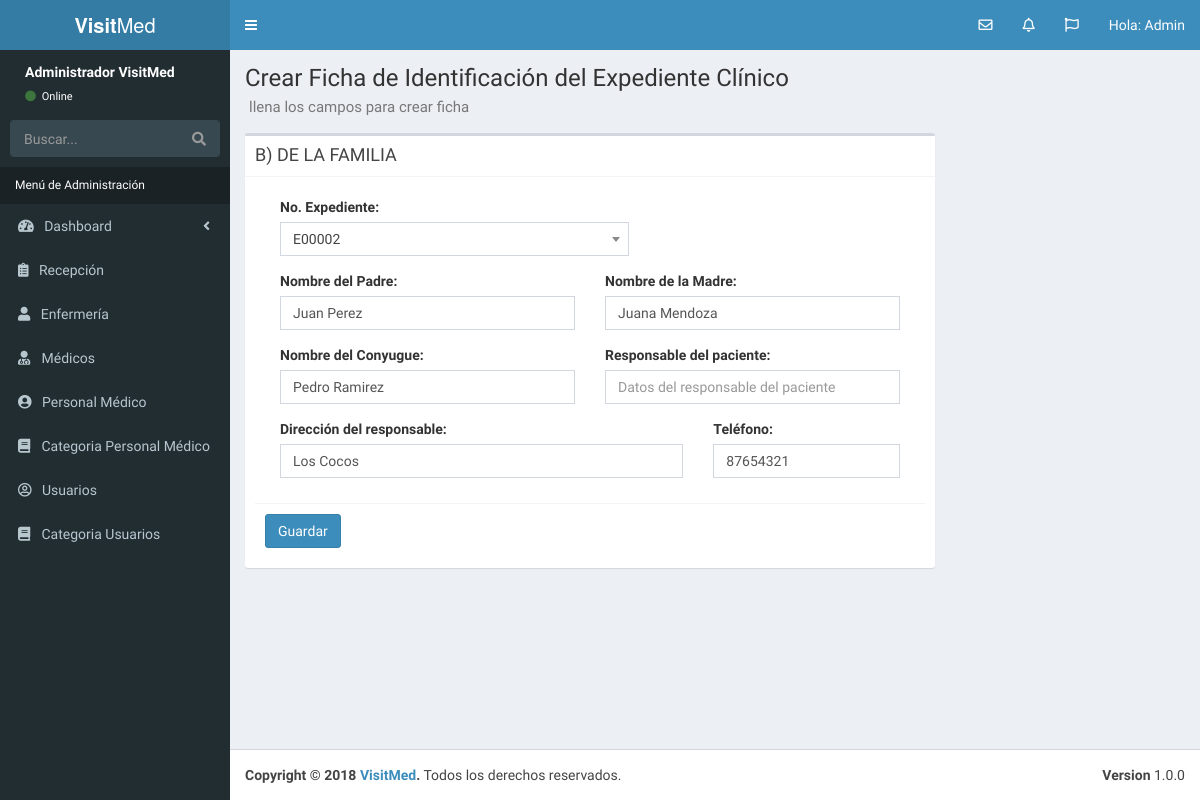
Page /editar_ficha_familia.php?id=1 (signed in) on the earlier database version.
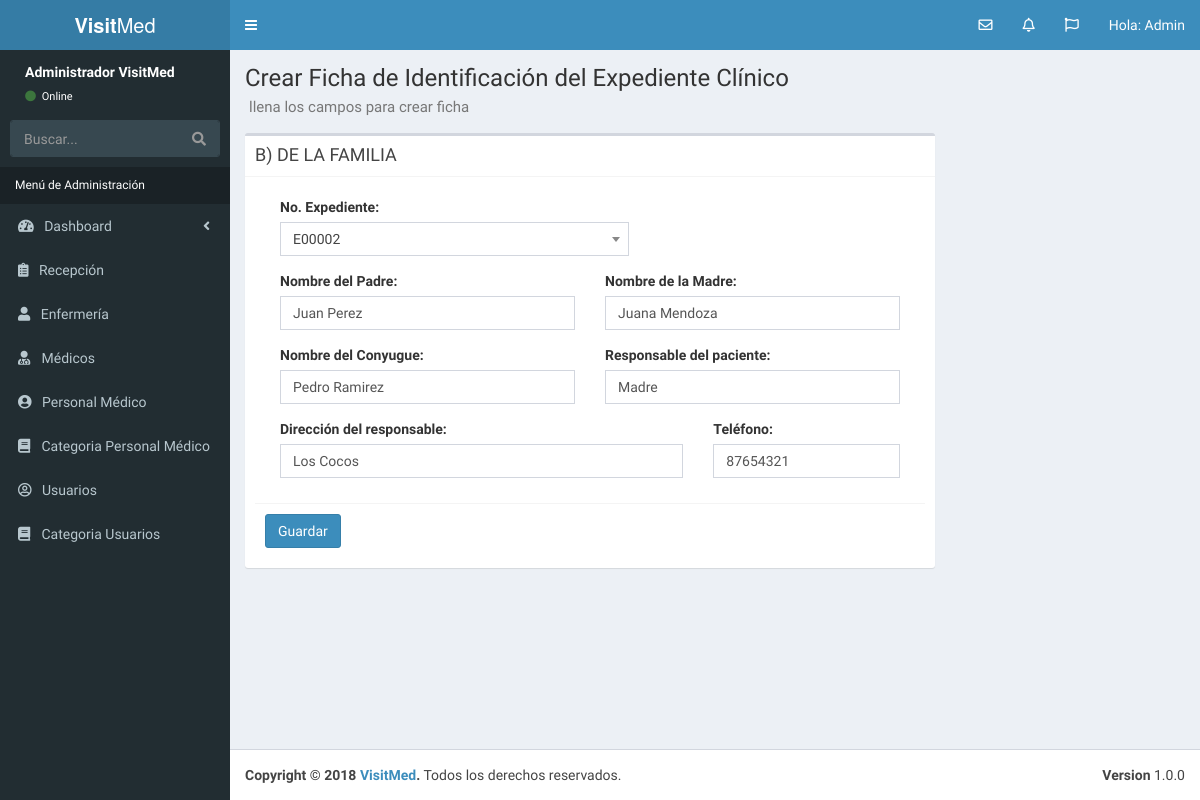
Same page on the later database version.
### tables this page shows
CREATE TABLE `datos_familia_paciente` (
  `id_familia_paciente` int(10) NOT NULL,
  `numero_paciente_fam` int(10) NOT NULL,
  `nombre_padre` varchar(120) NOT NULL,
  `nombre_madre` varchar(120) NOT NULL,
  `nombre_conyugue` varchar(120) NOT NULL,
  `responsable_paciente` varchar(120) NOT NULL,
  `direccion_responsable` text NOT NULL,
  `telefono_responsable` int(20) NOT NULL,
  `editado` datetime NOT NULL
);

### editar_ficha_familia.php (the view, shortened to what this page needs)
<?php
    $id = $_GET['id'];
    if(!filter_var($id, FILTER_VALIDATE_INT)):
    die("Error");
    else:
    include_once 'funciones/funciones.php';
    include_once 'templates/header.php';
    include_once 'templates/barra.php';
    include_once 'templates/navegacion.php';
?>
<div class="content-wrapper">
    <section class="content-header">
      <h1>
        Crear Ficha de Identificación del Expediente Clínico <br>
        <small>llena los campos para crear ficha</small>
      </h1>
    </section>
    <div class="row">
      <div class="col-md-9">
            <section class="content">
                    <div class="box">
                        <div class="box-header with-border">
                                <h3 class="box-title">B) DE LA FAMILIA</h3>
                        </div>
                    <div class="box-body">
                            <?php
                                $sql = "SELECT * FROM datos_familia_paciente WHERE  id_familia_paciente = $id";
                                $resultado = $conn->query($sql);
                                $ficha_familia = $resultado->fetch_assoc();
                            ?>
                                <form  role="form" name="guardar-registro" id="guardar-registro" method="post" action="modelo_ficha_familia.php">
                                <div class="box-body">
                                        <div class="form-group col-md-7">
                                                <label for="numero_expediente">No. Expediente:</label>
                                        </div>
                                        <div class="form-group col-md-5">
                                        </div>
                                        <div class="form-group col-md-6">
                                                <label for="nombre_padre">Nombre del Padre:</label>
                                                <input type="text" class="form-control" id="nombre_padre" name="nombre_padre" placeholder="Nombre Completo del Padre" value="<?php echo $ficha_familia['nombre_padre']; ?>">
                                        </div>
                                        <div class="form-group col-md-6">
                                                <label for="nombre_madre">Nombre de la Madre:</label>
                                                <input type="text" class="form-control" id="nombre_madre" name="nombre_madre" placeholder="Nombre Completo de la Madre" value="<?php echo $ficha_familia['nombre_madre']; ?>">
                                        </div>
                                        <div class="form-group col-md-6">
                                                <label for="nombre_conyugue">Nombre del Conyugue:</label>
                                                <input type="text" class="form-control" id="nombre_conyugue" name="nombre_conyugue" placeholder="Nombre Completo del Conyugue" value="<?php echo $ficha_familia['nombre_conyugue']; ?>">
                                        </div>
                                        <div class="form-group col-md-6">
                                                <label for="responsable_paciente">Responsable del paciente:</label>
                                                <input type="text" class="form-control" id="responsable_paciente" name="responsable_paciente" placeholder="Datos del responsable del paciente" value="<?php echo $ficha_familia['responsable_paciente']; ?>">
                                        </div>
                                        <div class="form-group col-md-8">
                                                <label for="direccion_responsable">Dirección del responsable:</label>
                                                <input type="text" class="form-control" id="direccion_responsable" name="direccion_responsable" placeholder="Dirección responsable del paciente" value="<?php echo $ficha_familia['direccion_responsable']; ?>">
                                        </div>
                                        <div class="form-group col-md-4">
                                                <label for="telefono_responsable">Teléfono:</label>
                                                <input type="text" class="form-control" id="telefono_responsable" name="telefono_responsable" placeholder="Número Telefónico" value="<?php echo $ficha_familia['telefono_responsable']; ?>">
                                        </div>
                            </div>
                            <div class="box-footer">
                                        <button type="submit" class="btn btn-primary" id="crear_registro_ficha_familia">Guardar</button>
                            </div>
                            </form>
                        </div>
                    </div>
            </section>
        </div>
    </div>
</div>
<?php
    include_once 'templates/footer.php';
    endif;
?>

Differences in the rows shown:
changed datos_familia_paciente "Juan Perez": responsable_paciente (not shown) → "Madre"
